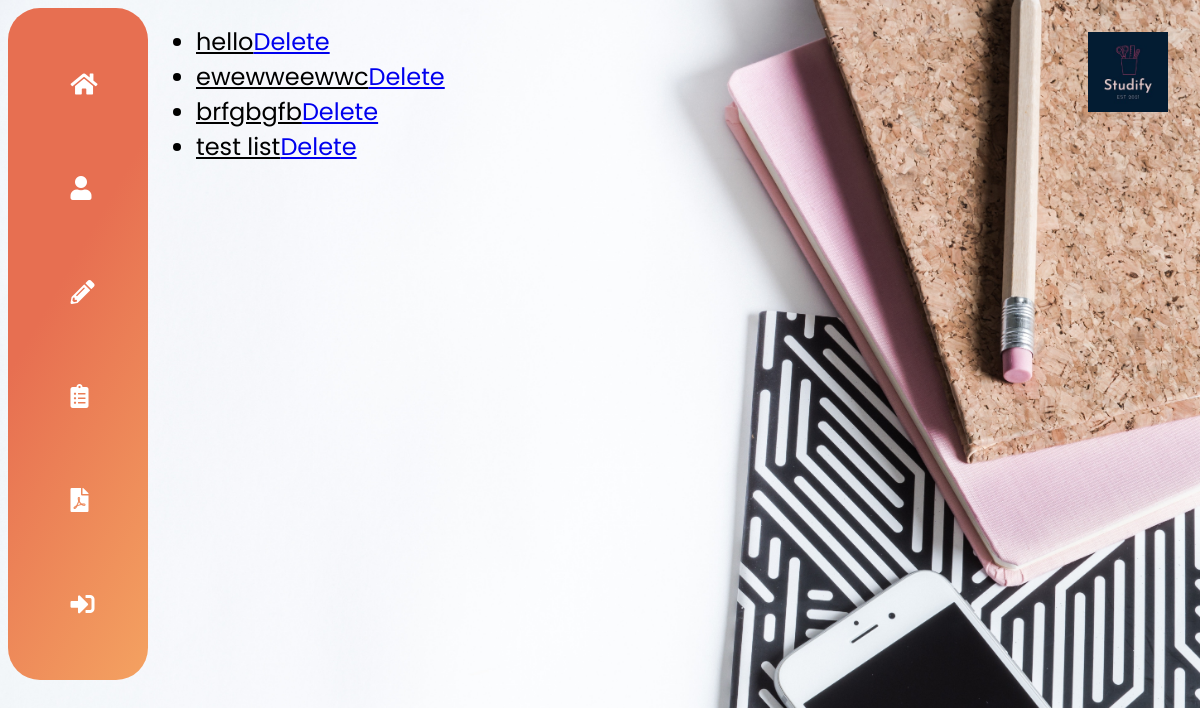
/view/ (signed in), run on an earlier commit of the app's database.
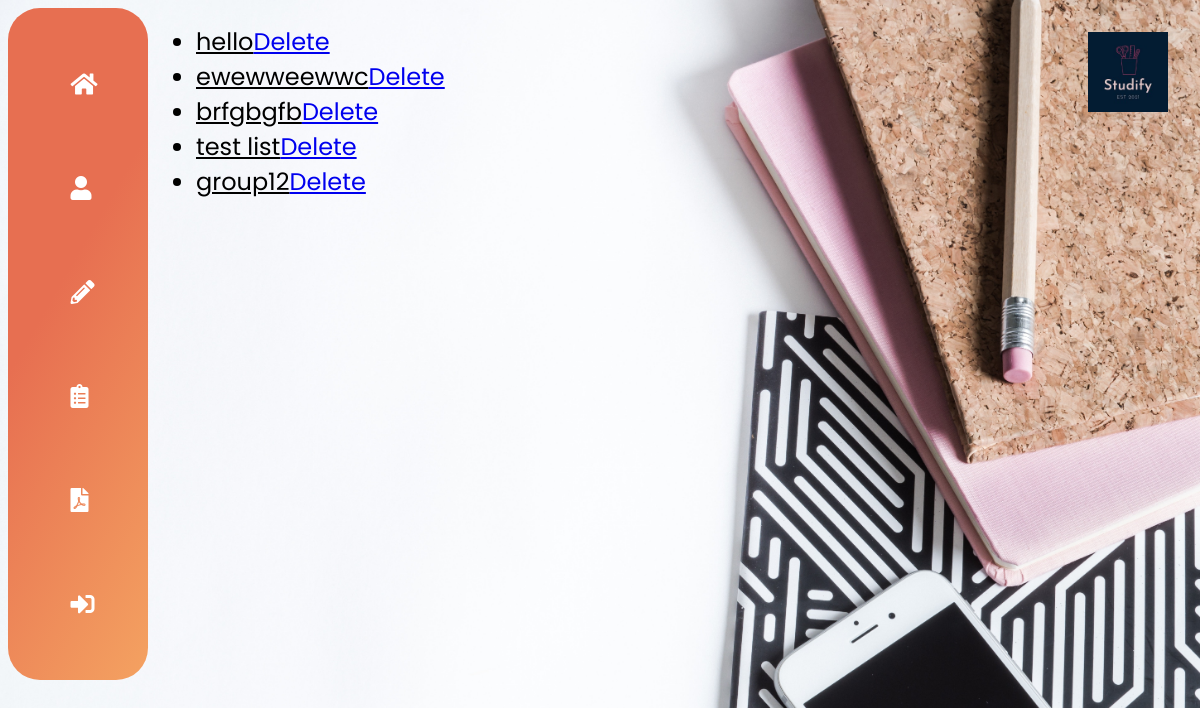
And on a later commit of the database.
### main/models.py (models this page shows)
class ToDoList(models.Model):
    user=models.ForeignKey(User, on_delete=models.CASCADE, related_name="todolist", null=True)
    name=models.CharField(max_length=200)
    def __str__(self):
        return self.name

### main/views.py (the view)
# urls.py: path("view/",views.view,name="view"),
def view(response):
    return render(response,"main/view.html",{})

### main/templates/main/view.html (shortened to what this page needs)
{% extends "main/base.html" %}
{% load static %}
{% block container %}
{% if user.todolist.all.count %}
<ul class="todolist">
    {% for td in user.todolist.all %}
    <div class="listitem" style="display: flex;">
        <li><a href="/{{td.id}}" style="color: black;">{{td.name}}</a><a href="{% url 'deletelist' td.id %}">Delete</a></li>
    </div>
    {% endfor %}
</ul>
{% else %}
<div>
    you currently have no list, make some <a href="/create">here</a>.
</div>
{% endif %}
{% endblock %}

What changed in the data, as far as the page shows it:
added ToDoList: name "group12"
